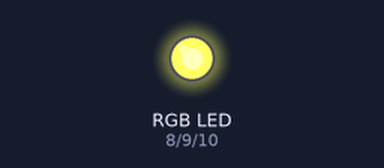
The sketch below on a simulated Arduino Uno, built with avr-gcc and run on an emulated ATmega328P. Parts: an RGB LED mixed from three pins (HIGH = lit).

Above: at 0.1 s.
Timing chart, 0 to 1.6 s (numbered marks = the images above):
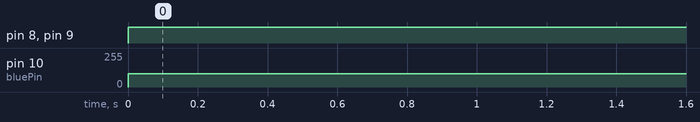

The sketch:

Potentiometer_01.ino
```cpp
int redPin = 8;
int greenPin = 9;
int bluePin = 10;

int redVal = 0;
int greenVal = 0;
int blueVal = 0;


void setup() {
  pinMode(redPin, OUTPUT);
  pinMode(greenPin, OUTPUT);
  pinMode(bluePin, OUTPUT);
}

void loop() {
  potentio();
}

void potentio() {
  redVal = 255;
  greenVal = 255;
  blueVal = 100;

  analogWrite(redPin, redVal);
  analogWrite(greenPin, greenVal);
  analogWrite(bluePin, blueVal);
}
```

Measured:
- by itself, pin 8 (redPin), pin 9 (greenPin): LOW → HIGH at 0.00 s
- by itself, pin 10 (bluePin): 0/255 → 100/255 at 0.00 s
